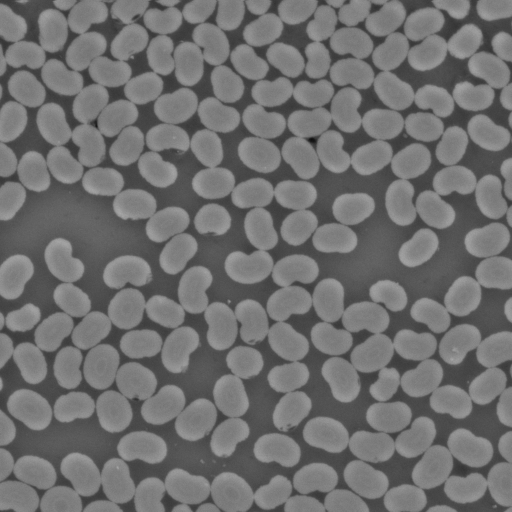
#> input picture EXAMS/2024/data/bean/bean_fibers.png, 512 x 512 px
$ jupyter execute 2024_ex_6.ipynb
#> lines starting #> are read from the running program, lines starting #| are printed output that depends on the picture
[cell 1]
import os
import skimage.io
import numpy as np
import matplotlib.pyplot as plt
import sklearn.cluster
import local_features as lf
import scipy.ndimage

[cell 2]
path = 'data/bean'

im = skimage.io.imread(os.path.join(path, 'bean_fibers.png'))
#> im is the input picture: shape (512, 512); min 15, max 168, mean 112.1
label_im = skimage.io.imread(os.path.join(path, 'bean_fibers_labels.png'))
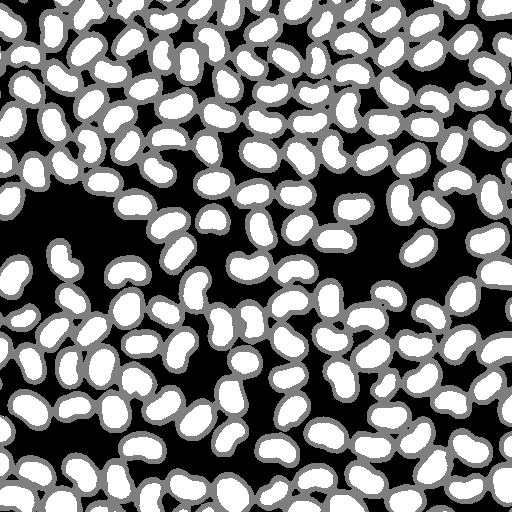
#> input picture EXAMS/2024/data/bean/bean_fibers_labels.png, 512 x 512 px
#> label_im is the input picture: shape (512, 512); min 0, max 255, mean 126.2
assignment_im = skimage.io.imread(os.path.join(path, 'bean_assignment_image.png'))
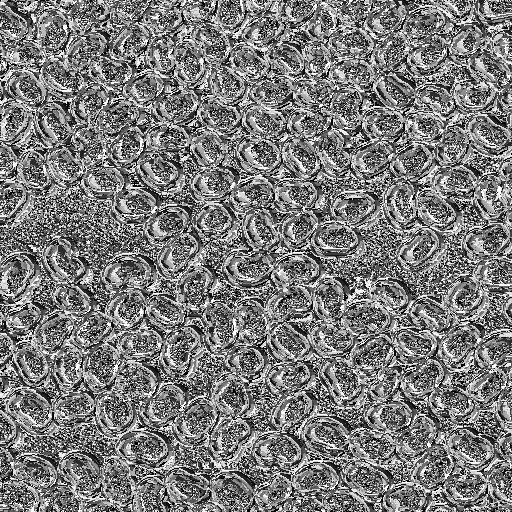
#> input picture EXAMS/2024/data/bean/bean_assignment_image.png, 512 x 512 px
#> assignment_im is the input picture: shape (512, 512); min 0, max 255, mean 122.5

[cell 3]
def get_cluster_label_simple(cluster_id, assignment_image, label_image):
    """Most intuitive approach - just count manually"""

    print(f"\nAnalyzing cluster {cluster_id}:")

    # Step 1: Create a mask for this cluster
    cluster_mask = (assignment_image == cluster_id)
    print(f"  - Found {cluster_mask.sum()} pixels assigned to this cluster")

    # Step 2: Get the labels for pixels in this cluster
    labels_in_cluster = label_image[cluster_mask]
    print(f"  - These pixels have labels: {np.unique(labels_in_cluster)}")

    # Step 3: Count each label type
    count_black = (labels_in_cluster == 0).sum()      # Label 1 (black)
    count_grey = (labels_in_cluster == 127).sum()     # Label 2 (grey)
    count_white = (labels_in_cluster == 255).sum()    # Label 3 (white)

    print(f"  - Black pixels (0): {count_black}")
    print(f"  - Grey pixels (127): {count_grey}")
    print(f"  - White pixels (255): {count_white}")

    # Step 4: Decide which label wins
    counts = [count_black, count_grey, count_white]
    winner_index = counts.index(max(counts))
    winner_label = winner_index + 1  # Convert to 1, 2, 3

    print(f"  - Winner: Label {winner_label}")
    return winner_label

# Solve the question
clusters_to_check = [17, 27, 117, 212]
answer = []

for cluster in clusters_to_check:
    label = get_cluster_label_simple(cluster, assignment_im, label_im)
    answer.append(label)
#> this loop made 4 passes
#> (count_black in get_cluster_label_simple, count_grey in get_cluster_label_simple, count_white in get_cluster_label_simple, winner_index in get_cluster_label_simple, winner_label in get_cluster_label_simple, label) on passes 1 to 4: (0, 840, 40, 1, 2, 2), (0, 61, 401, 2, 3, 3), (1078, 0, 0, 0, 1, 1), (90, 208, 0, 1, 2, 2)
#> (printed output is left out)
#> pass 1, in get_cluster_label_simple, `cluster_mask = (assignment_image == cluster_id)`:
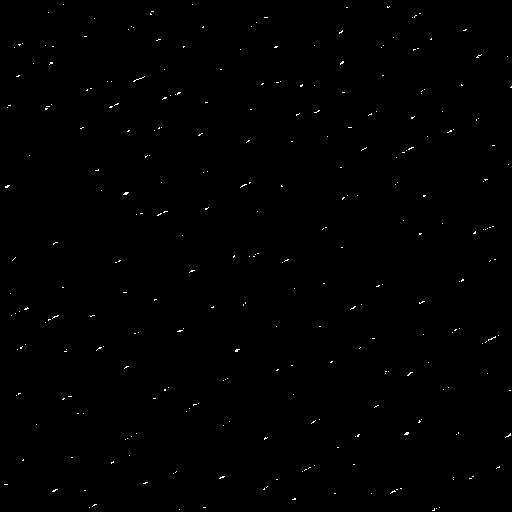
#> cluster_mask: shape (512, 512) bool; 0.34% white in thin lines or dots
#> pass 2, in get_cluster_label_simple (call 2), `cluster_mask = (assignment_image == cluster_id)`:
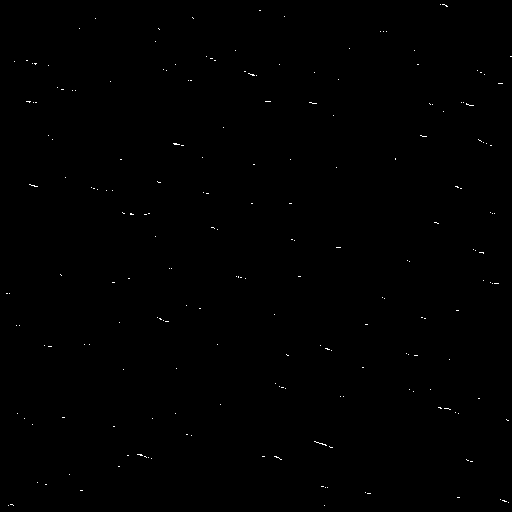
#> cluster_mask: shape (512, 512) bool; 0.18% white in thin lines or dots
#> pass 3, in get_cluster_label_simple (call 3), `cluster_mask = (assignment_image == cluster_id)`:
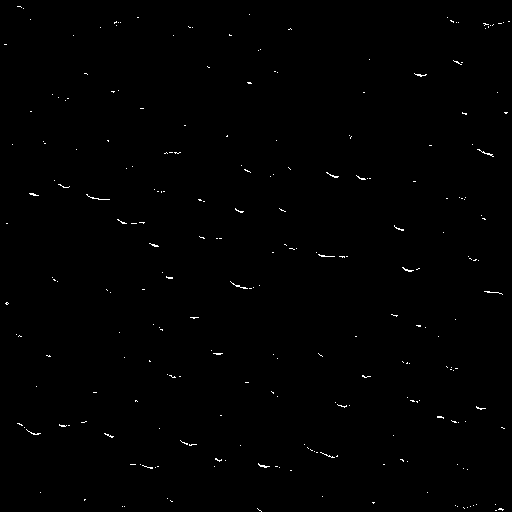
#> cluster_mask: shape (512, 512) bool; 0.41% white in thin lines or dots
#> after the loop, answer = [2, 3, 1, 2]

print(f"\nFinal Answer: {answer}")
#| Final Answer: [2, 3, 1, 2]

[cell 4]
import matplotlib.pyplot as plt

def visualize_cluster_analysis(cluster_id, assignment_image, label_image, original_image):
    """See exactly what's happening visually"""

    # Create a mask showing only this cluster
    cluster_mask = (assignment_image == cluster_id)

    # Create visualization
    fig, axes = plt.subplots(1, 4, figsize=(16, 4))

    # Show original image
    axes[0].imshow(original_image, cmap='gray')
    axes[0].set_title('Original Image')

    # Show where cluster appears
    cluster_overlay = np.zeros_like(original_image)
    cluster_overlay[cluster_mask] = 255
    axes[1].imshow(cluster_overlay, cmap='Reds')
    axes[1].set_title(f'Cluster {cluster_id} Location')

    # Show labels in that area
    labels_overlay = np.copy(label_image)
    labels_overlay[~cluster_mask] = 128  # Gray out non-cluster areas
    axes[2].imshow(labels_overlay)
    axes[2].set_title('Labels in Cluster Area')

    # Show the assignment image
    axes[3].imshow(assignment_image, cmap='viridis')
    axes[3].set_title('Full Assignment Image')

    plt.tight_layout()
    plt.show()

    # Count and report
    labels_in_cluster = label_image[cluster_mask]
    counts = {
        0: (labels_in_cluster == 0).sum(),
        127: (labels_in_cluster == 127).sum(),
        255: (labels_in_cluster == 255).sum()
    }

    print(f"Cluster {cluster_id} contains:")
    for label_val, count in counts.items():
        percentage = count / len(labels_in_cluster) * 100
        print(f"  - {count} pixels with label {label_val} ({percentage:.1f}%)")

    # Determine winner
    max_count = max(counts.values())
    winner_label_val = [k for k, v in counts.items() if v == max_count][0]
    winner_index = [0, 127, 255].index(winner_label_val) + 1

    print(f"  → Cluster {cluster_id} gets Label {winner_index}")
    return winner_index

# Use it
for cluster in [17, 27, 117, 212]:
    visualize_cluster_analysis(cluster, assignment_im, label_im, im)
#> this loop made 4 passes
#> (counts in visualize_cluster_analysis, max_count in visualize_cluster_analysis, winner_label_val in visualize_cluster_analysis, winner_index in visualize_cluster_analysis) on passes 1 to 4: ({0: 0, 127: 840, 255: 40}, 840, 127, 2), ({0: 0, 127: 61, 255: 401}, 401, 255, 3), ({0: 1078, 127: 0, 255: 0}, 1078, 0, 1), ({0: 90, 127: 208, 255: 0}, 208, 127, 2)
#|   → Cluster 17 gets Label 2
#|   → Cluster 27 gets Label 3
#|   → Cluster 117 gets Label 1
#|   → Cluster 212 gets Label 2
#> pass 1, in visualize_cluster_analysis, `plt.show()`:
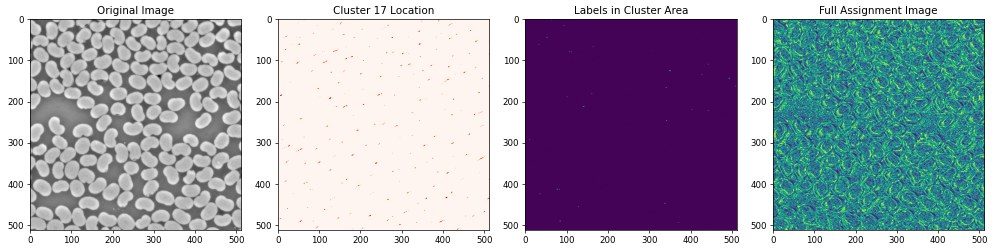
#> figure drawn by matplotlib, 4 panels

[cell 5]
def solve_with_dictionary_thinking():
    """Think of it like looking up answers in a dictionary"""

    # Create a "dictionary" mapping each cluster to its most common label
    cluster_to_label = {}

    print("Building cluster dictionary...")

    # Check a few example clusters first to understand the pattern
    example_clusters = [17, 27, 117, 212]

    for cluster_id in example_clusters:
        # "Look up" this cluster
        print(f"\nLooking up cluster {cluster_id}:")

        # Find all places this cluster appears
        is_this_cluster = (assignment_im == cluster_id)

        # What labels do those places have?
        label_values_there = label_im[is_this_cluster]

        print(f"  This cluster appears in {len(label_values_there)} pixels")
        print(f"  Those pixels have these label values: {np.unique(label_values_there)}")

        # Count each type
        label_counts = {}
        for label_val in [0, 127, 255]:
            count = (label_values_there == label_val).sum()
            label_counts[label_val] = count
            print(f"    {label_val}: {count} pixels")

        # Pick the winner
        most_common_label_val = max(label_counts, key=label_counts.get)
        final_label = {0: 1, 127: 2, 255: 3}[most_common_label_val]

        cluster_to_label[cluster_id] = final_label
        print(f"  → Cluster {cluster_id} = Label {final_label}")
#> this loop made 4 passes
#|   This cluster appears in 880 pixels
#|   Those pixels have these label values: [127 255]
#|   This cluster appears in 462 pixels
#|   Those pixels have these label values: [127 255]
#|   This cluster appears in 1078 pixels
#|   Those pixels have these label values: [0]
#|   This cluster appears in 298 pixels
#|   Those pixels have these label values: [  0 127]
#> after the loop, cluster_to_label = {17: 2, 27: 3, 117: 1, 212: 2}

    return [cluster_to_label[c] for c in [17, 27, 117, 212]]

answer = solve_with_dictionary_thinking()
print(f"\nAnswer: {answer}")
#| Answer: [2, 3, 1, 2]

[cell 6]
def manual_approach():
    """What you'd do if you had to solve this with a magnifying glass"""

    answer = []

    for cluster_num in [17, 27, 117, 212]:
        print(f"\n🔍 Examining cluster {cluster_num}:")
        print("   Step 1: Find where this cluster appears in the assignment image")

        # Find coordinates where assignment_im has value cluster_num
        y_coords, x_coords = np.where(assignment_im == cluster_num)
        print(f"   Found {len(y_coords)} pixels with this cluster")

        print("   Step 2: Look at those exact spots in the label image")
        label_votes = []

        # Look at first few pixels as examples
        for i in range(min(5, len(y_coords))):
            y, x = y_coords[i], x_coords[i]
            label_here = label_im[y, x]
            label_votes.append(label_here)
            print(f"     Pixel ({y},{x}): cluster={assignment_im[y,x]}, label={label_here}")

        print("   Step 3: Count all votes")
        all_votes = label_im[y_coords, x_coords]

        vote_count_0 = (all_votes == 0).sum()
        vote_count_127 = (all_votes == 127).sum()
        vote_count_255 = (all_votes == 255).sum()

        print(f"     Votes for label 0 (black): {vote_count_0}")
        print(f"     Votes for label 127 (grey): {vote_count_127}")
        print(f"     Votes for label 255 (white): {vote_count_255}")

        print("   Step 4: Pick the winner")
        votes = [vote_count_0, vote_count_127, vote_count_255]
        winner = votes.index(max(votes)) + 1

        print(f"   🏆 Cluster {cluster_num} → Label {winner}")
        answer.append(winner)
#> this loop made 4 passes
#> (vote_count_0, vote_count_127, vote_count_255, winner) on passes 1 to 4: (0, 840, 40, 2), (0, 61, 401, 3), (1078, 0, 0, 1), (90, 208, 0, 2)
#> (printed output is left out)
#> after the loop, answer = [2, 3, 1, 2]

    return answer

final_answer = manual_approach()
#> final_answer = [2, 3, 1, 2]
print(f"\n📝 Final Answer: {final_answer}")
#| 📝 Final Answer: [2, 3, 1, 2]
